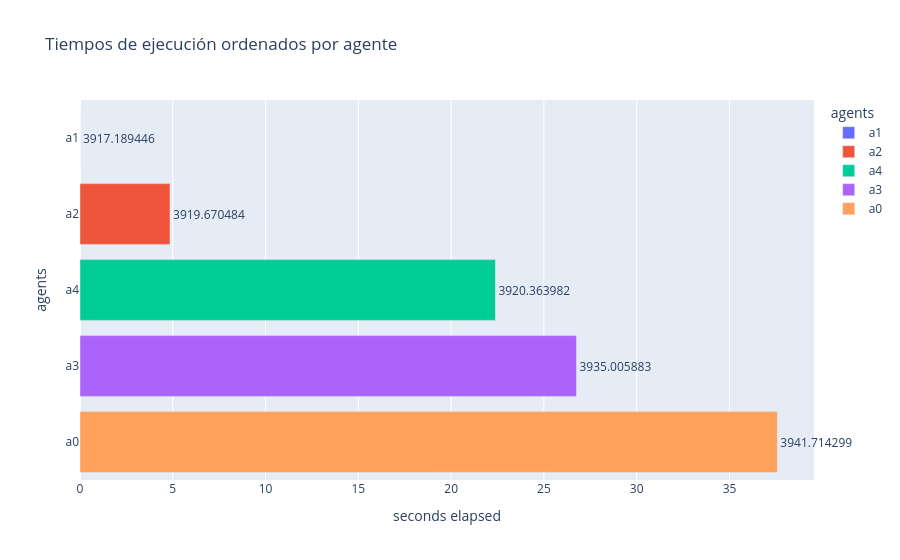

Notebook code for this chart:
### Code cell
import pandas as pd
import plotly.graph_objects as go
import plotly.express as px
from more_itertools import sort_together

data = pd.read_csv(r"C:/Users/samue/OneDrive/Escritorio/Tareas UNI/tfg/tfg_samuel/vis/xperiments/experimentos_con_cnn/05_non_complete/raw/algorithm.csv")
data = data[data.algorithm_round <= 100]
data.timestamp = pd.to_datetime(data.timestamp)
agents = data.agent.unique()
times = []
elapsed = []
for i,agent in enumerate(agents):
    dates = list(data.timestamp[data.agent==agent])
    rang = dates[-1] - dates[0]
    times.append(rang.total_seconds())
    elapsed.append(dates[-1])

m = min(elapsed)
for i, agent in enumerate(agents):
    elapsed[i] = (elapsed[i] - m).total_seconds()
    
elapsed, agents, times  = sort_together((elapsed, agents, times))

df = pd.DataFrame({"seconds":times, "agents": list(map(lambda x: x.split("@")[0], agents)), "seconds elapsed": elapsed})
fig = px.bar(df, x='seconds elapsed', y='agents',
             hover_data=['seconds', 'seconds elapsed'], 
             color='agents',
             labels={'pop':'seconds'},
             text="seconds",
             title="Tiempos de ejecución ordenados por agente",
             orientation='h')
fig.update_traces(textfont_size=12, textangle=0, textposition="outside", cliponaxis=False)
fig

### Figure 1 — Plotly figure (JSON) as saved in the notebook; plotly's stock layout.template omitted (floating-point values rounded to 4 significant figures)
{"data": [{"cliponaxis": false, "customdata": [[3917.0]], "hovertemplate": "agents=%{y}<br>seconds elapsed=%{x}<br>seconds=%{customdata[0]}<extra></extra>", "legendgroup": "a1", "marker": {"color": "#636efa", "pattern": {"shape": ""}}, "name": "a1", "orientation": "h", "showlegend": true, "text": [3917.0], "textangle": 0, "textfont": {"size": 12}, "textposition": "outside", "type": "bar", "x": [0.0], "xaxis": "x", "y": ["a1"], "yaxis": "y"}, {"cliponaxis": false, "customdata": [[3920.0]], "hovertemplate": "agents=%{y}<br>seconds elapsed=%{x}<br>seconds=%{customdata[0]}<extra></extra>", "legendgroup": "a2", "marker": {"color": "#EF553B", "pattern": {"shape": ""}}, "name": "a2", "orientation": "h", "showlegend": true, "text": [3920.0], "textangle": 0, "textfont": {"size": 12}, "textposition": "outside", "type": "bar", "x": [4.851], "xaxis": "x", "y": ["a2"], "yaxis": "y"}, {"cliponaxis": false, "customdata": [[3920.0]], "hovertemplate": "agents=%{y}<br>seconds elapsed=%{x}<br>seconds=%{customdata[0]}<extra></extra>", "legendgroup": "a4", "marker": {"color": "#00cc96", "pattern": {"shape": ""}}, "name": "a4", "orientation": "h", "showlegend": true, "text": [3920.0], "textangle": 0, "textfont": {"size": 12}, "textposition": "outside", "type": "bar", "x": [22.38], "xaxis": "x", "y": ["a4"], "yaxis": "y"}, {"cliponaxis": false, "customdata": [[3935.0]], "hovertemplate": "agents=%{y}<br>seconds elapsed=%{x}<br>seconds=%{customdata[0]}<extra></extra>", "legendgroup": "a3", "marker": {"color": "#ab63fa", "pattern": {"shape": ""}}, "name": "a3", "orientation": "h", "showlegend": true, "text": [3935.0], "textangle": 0, "textfont": {"size": 12}, "textposition": "outside", "type": "bar", "x": [26.75], "xaxis": "x", "y": ["a3"], "yaxis": "y"}, {"cliponaxis": false, "customdata": [[3942.0]], "hovertemplate": "agents=%{y}<br>seconds elapsed=%{x}<br>seconds=%{customdata[0]}<extra></extra>", "legendgroup": "a0", "marker": {"color": "#FFA15A", "pattern": {"shape": ""}}, "name": "a0", "orientation": "h", "showlegend": true, "text": [3942.0], "textangle": 0, "textfont": {"size": 12}, "textposition": "outside", "type": "bar", "x": [37.57], "xaxis": "x", "y": ["a0"], "yaxis": "y"}], "layout": {"barmode": "relative", "legend": {"title": {"text": "agents"}, "tracegroupgap": 0}, "title": {"text": "Tiempos de ejecución ordenados por agente"}, "xaxis": {"anchor": "y", "domain": [0, 1], "title": {"text": "seconds elapsed"}}, "yaxis": {"anchor": "x", "categoryarray": ["a0", "a3", "a4", "a2", "a1"], "categoryorder": "array", "domain": [0, 1], "title": {"text": "agents"}}}}
